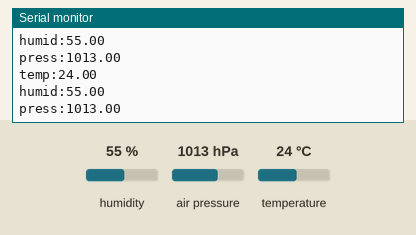
This sketch was run on a simulated ESP32. Parts: the last lines printed to the serial monitor. Inputs (shaded band) come from the test bench; at power-on: humidity 55 %, air pressure 1013 hPa, temperature 24 °C.

Above: at 1.2 s.
1.3 s: humidity set to 22 %
At 2.6 s:
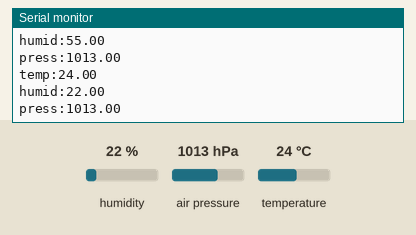
2.8 s: air pressure set to 952 hPa
At 3.9 s:
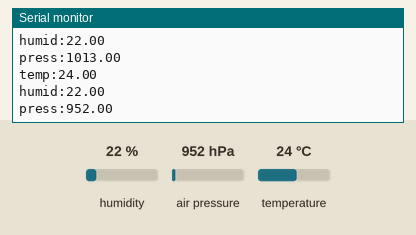
4.3 s: temperature set to 12 °C
At 5.8 s:
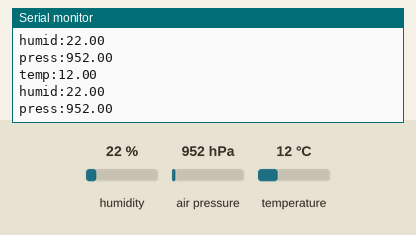

Measured:
- after the input at 1.3 s, the serial monitor: prints a new line after 0.75 s (image 1)
- after the input at 2.8 s, the serial monitor: prints a new line after 0.27 s (image 2)
- after the input at 4.3 s, the serial monitor: prints a new line after 0.81 s (image 3)

The sketch:

temp_humid_press.ino
```cpp
#include "DHT12.h"
#include <Wire.h>
#include "Adafruit_Sensor.h"
#include <Adafruit_BMP280.h>

DHT12 dht12;
Adafruit_BMP280 bme;

void setup() {
    Serial.begin(115200);

    Wire.begin();               // I2Cを初期化する
    while (!bme.begin(0x76)) {  // BMP280を初期化する
        Serial.println("BMP280 init fail");
    }
}

void loop() {
    float tmp = dht12.readTemperature();
    float hum = dht12.readHumidity();
    float pressure = bme.readPressure();

    Serial.print("temp:");
    Serial.println(tmp);
    Serial.print("humid:");
    Serial.println(hum);
    Serial.print("press:");
    Serial.println(pressure / 100);
    delay(1000);
}
```
